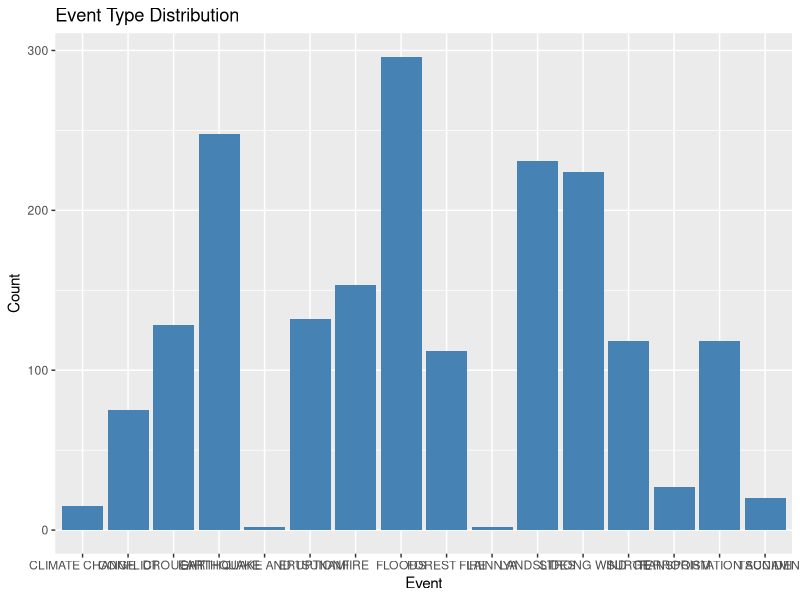
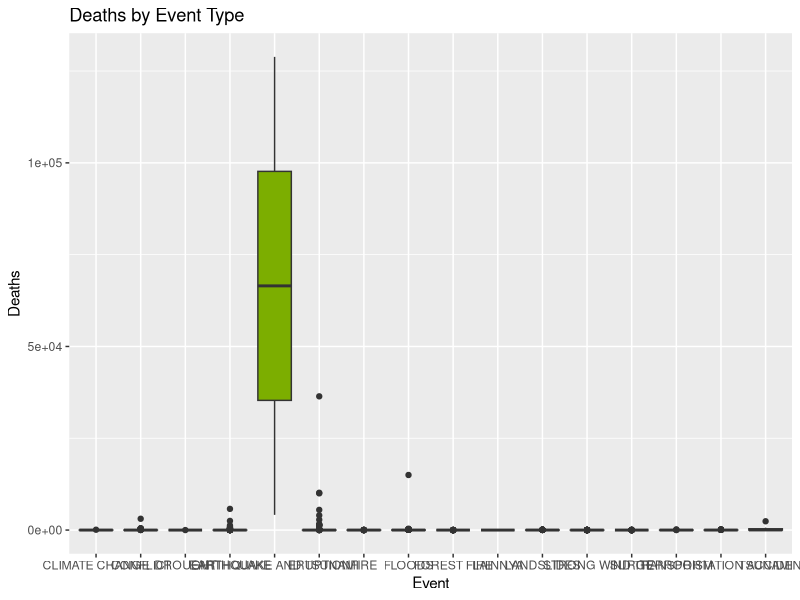
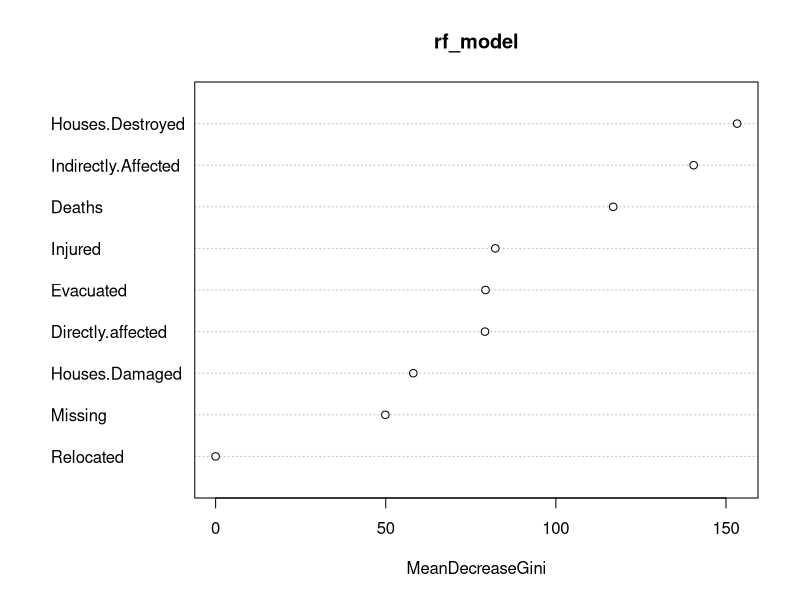
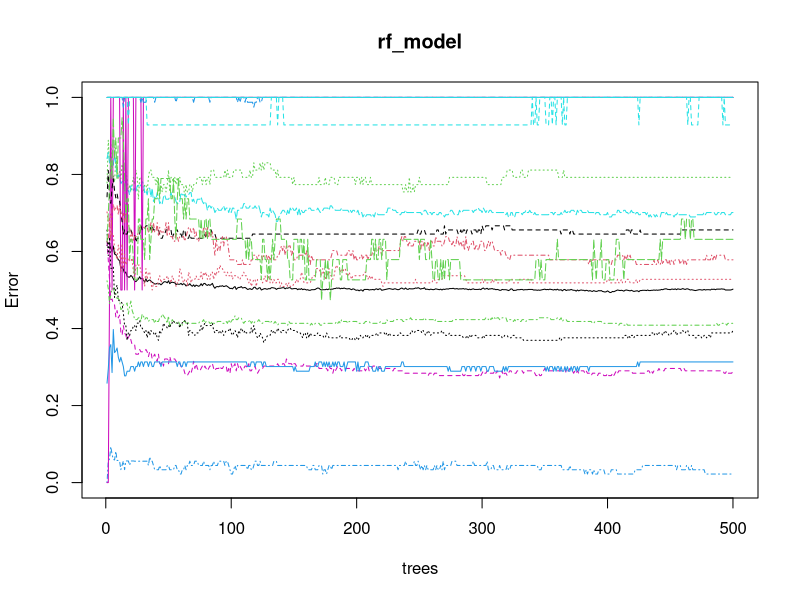

These figures' R source, in order:
install.packages("tidyverse")
install.packages("caret")
install.packages("datasets")
install.packages("readxl")
install.packages("rpart")
install.packages("rpart.plot")
install.packages("randomForest")
install.packages("xgboost")
install.packages("ggpubr")

  # 加载必要的 R 包
library(tidyverse)
library(readr)

# 读取数据
data <- read.csv("Indonesia_data.CSV")

# 查看数据前几行
head(data)

# 查看数据摘要
summary(data)


  # 检查缺失值
  sum(is.na(data)) # 返回数据集中缺失值总数

# 检查每列是否有缺失值
colSums(is.na(data))


  # 将 `Event` 转换为因子
  data$Event <- as.factor(data$Event)

# 查看因子的类别
levels(data$Event)


  # 统计不同事件的数量
  table(data$Event)

# 各数值变量的摘要统计
summary(data[, c("Deaths", "Injured", "Missing", "Houses.Destroyed", "Houses.Damaged")])


  library(ggplot2)

# 绘制事件类型的分布
ggplot(data, aes(x = Event)) +
  geom_bar(fill = "steelblue") +
  labs(title = "Event Type Distribution", x = "Event", y = "Count")

# 绘制不同事件的死亡人数分布箱线图
ggplot(data, aes(x = Event, y = Deaths, fill = Event)) +
  geom_boxplot() +
  labs(title = "Deaths by Event Type", x = "Event", y = "Deaths") +
  theme(legend.position = "none")


  # 加载机器学习相关包
  library(caret)

# 划分训练集和测试集
set.seed(123)
train_indices <- createDataPartition(data$Event, p = 0.7, list = FALSE)
trainset <- data[train_indices, ]
testset <- data[-train_indices, ]


  library(randomForest)

# 构建随机森林模型
set.seed(123)
rf_model <- randomForest(Event ~ Deaths + Injured + Missing + Houses.Destroyed +
                           Houses.Damaged + Directly.affected + Indirectly.Affected +
                           Relocated + Evacuated, data = trainset, ntree = 500)

# 查看模型
print(rf_model)

# 变量重要性
varImpPlot(rf_model)


  # 预测
  predictions <- predict(rf_model, newdata = testset)

# 混淆矩阵
confusionMatrix(predictions, testset$Event)


  # 绘制误差率收敛图
  plot(rf_model)

# 查看重要变量的数值
importance(rf_model)

